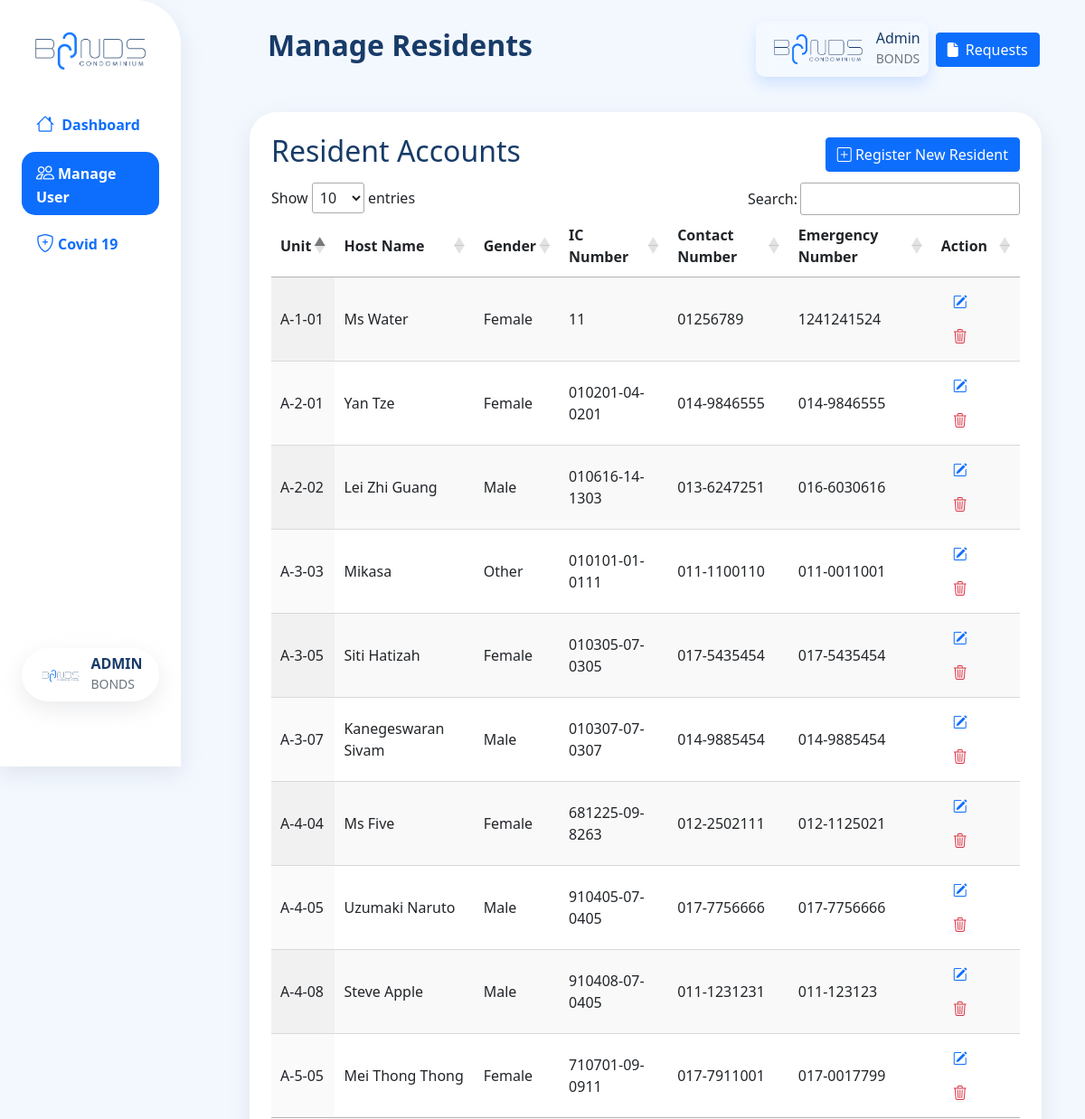
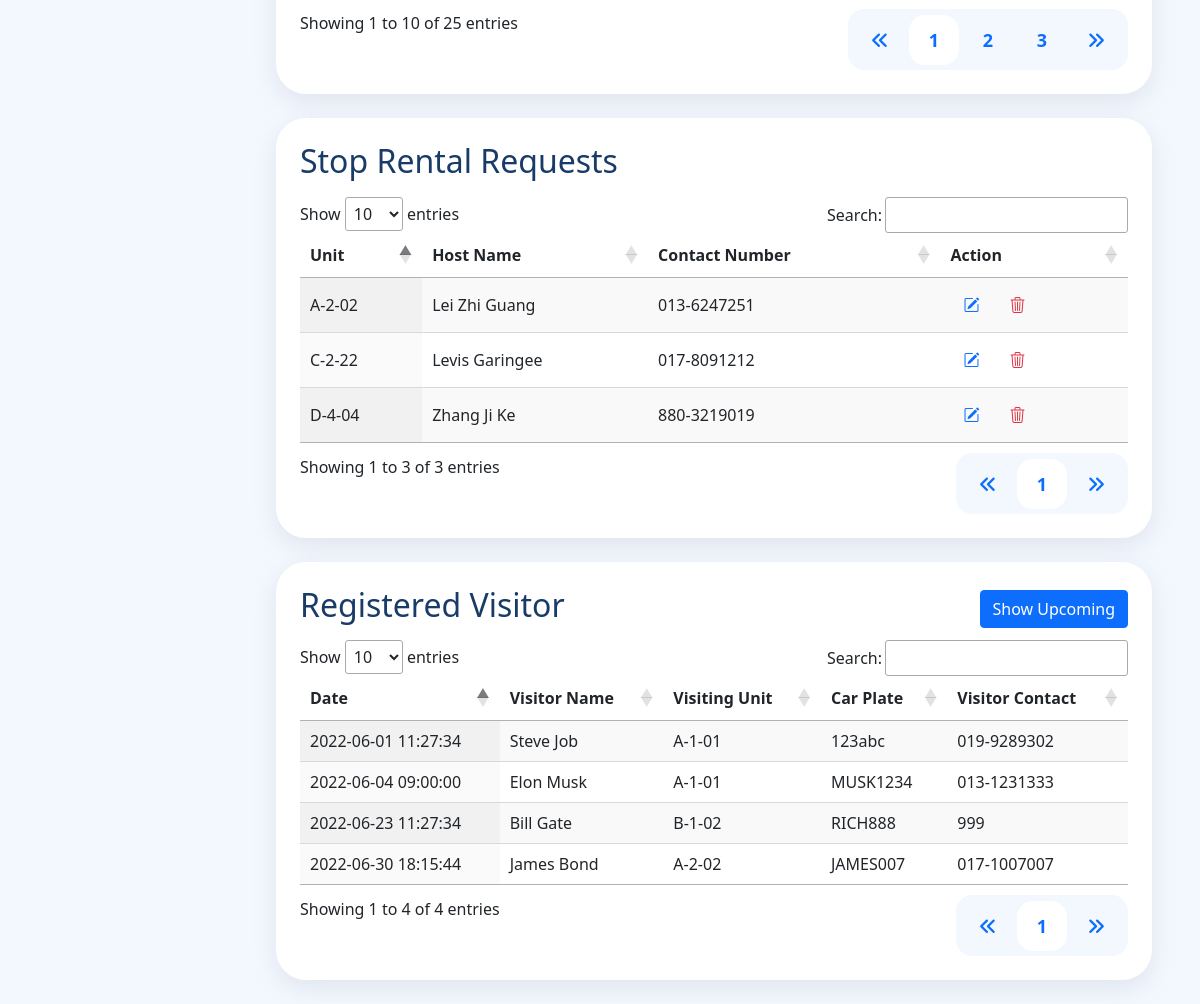
Page /admin-manageuser.php (signed in) on the committed database (2 pictures, top to bottom).
### tables this page shows
CREATE TABLE `unit` (
  `unit_no` varchar(10) NOT NULL,
  `owner_ic` varchar(20) NOT NULL,
  `car_park_id` varchar(25) NOT NULL
);

CREATE TABLE `resident` (
  `ic` varchar(20) NOT NULL,
  `name` varchar(50) NOT NULL,
  `dob` date NOT NULL,
  `gender` varchar(10) NOT NULL,
  `race` varchar(20) NOT NULL,
  `contact` varchar(20) NOT NULL,
  `emergency_contact` varchar(20) NOT NULL,
  `email` varchar(100) NOT NULL,
  `check_in_date` datetime NOT NULL,
  `profile_pic` varchar(500) NOT NULL,
  `covid_status` varchar(30) NOT NULL,
  `password` varchar(255) NOT NULL,
  `vaccine_status` varchar(30) NOT NULL,
  `rental_status` varchar(20) NOT NULL
);

CREATE TABLE `visitorpass` (
  `pass_id` int(11) NOT NULL,
  `unit` varchar(20) NOT NULL,
  `visitor_name` varchar(50) NOT NULL,
  `visitor_ic` varchar(20) NOT NULL,
  `visitor_contact` varchar(20) NOT NULL,
  `car_details` varchar(50) NOT NULL,
  `car_plate` varchar(15) NOT NULL,
  `start_time` datetime NOT NULL,
  `end_time` datetime NOT NULL,
  `visitor_num` int(11) NOT NULL
);

### admin-manageuser.php (the view, shortened to what this page needs)
<?php
    $pageTitle = "Manage Residents";
    include 'includes/admin-header.php';
?>
<div class="col-12 mycontainer mx-auto">
    <div class="title d-flex align-items-center mb-2">
        <h2>Resident Accounts</h2>
    <button type="button" class="btn btn-primary ms-auto" data-bs-toggle="modal" data-bs-target="#addResidentModal"><i
            class="bi bi-plus-square"></i> Register New Resident</button>
    </div>
    <table class="display" id="ResidentTable">
        <thead>
            <tr>
                <th scope="col">Unit</th>
                <th scope="col">Host Name</th>
                <th scope="col">Gender</th>
                <th scope="col">IC Number</th>
                <th scope="col">Contact Number</th>
                <th scope="col">Emergency Number</th>
                <th scope="col">Action</th>
            </tr>
        </thead>
        <tbody id="ResidentTableBody">
            <?php
                $data_query = mysqli_query($con, "SELECT * FROM unit INNER JOIN resident ON unit.owner_ic = resident.ic");
                if(mysqli_num_rows($data_query) > 0)
                {
                    foreach($data_query as $resident)
                    {
            ?>
                        <tr>
                            <td><?= $resident['unit_no'] ?></td>
                            <td><?= $resident['name'] ?></td>
                            <td><?= $resident['gender'] ?></td>
                            <td><?= $resident['ic'] ?></td>
                            <td><?= $resident['contact'] ?></td>
                            <td><?= $resident['emergency_contact'] ?></td>
                            <td>
                                <button type="button" value="<?=$resident['ic'];?>" class='btn editResidentBtn'><i class='bi bi-pencil-square text-primary'></i></button>
                                <button type="button" value="<?=$resident['ic'];?>" class='btn deleteResidentBtn'><i class='bi bi-trash3 text-danger'></i></button>
                            </td>
                        </tr>
            <?php
                    }
                }
            ?>
        </tbody>
    </table>
</div>
<div class="col-12 mycontainer mt-4">
    <div class="title d-flex align-items-center mb-2">
        <h2>Stop Rental Requests</h2>
    </div>
    <table class="display" id="RequestTable">
        <thead>
            <tr>
                <th scope="col">Unit</th>
                <th scope="col">Host Name</th>
                <th scope="col">Contact Number</th>
                <th scope="col">Action</th>
            </tr>
        </thead>
        <tbody id="RequestTableBody">
            <?php
                $data_query = mysqli_query($con, "SELECT * FROM unit INNER JOIN resident ON unit.owner_ic = resident.ic WHERE rental_status='request to stop'");
                if(mysqli_num_rows($data_query) > 0)
                {
                    foreach($data_query as $resident)
                    {
            ?>
                        <tr>
                            <td><?= $resident['unit_no'] ?></td>
                            <td><?= $resident['name'] ?></td>
                            <td><?= $resident['contact'] ?></td>
                            <td>
                                <button type="button" value="<?=$resident['ic'];?>" class='btn editResidentBtn'><i class='bi bi-pencil-square text-primary'></i></button>
                                <button type="button" value="<?=$resident['ic'];?>" class='btn deleteResidentBtn'><i class='bi bi-trash3 text-danger'></i></button>
                            </td>
                        </tr>
            <?php
                    }
                }
            ?>
        </tbody>
    </table>
</div>
<div class="col-12 mycontainer mt-4">
    <div class="title d-flex align-items-center mb-2">
        <h2>Registered Visitor</h2>
        <input type="button" class="btn btn-primary ms-auto" id="showUpcoming" value="Show Upcoming"/>
    </div>
    <table class="display" id="VisitorTable">
        <thead>
            <tr>
                <th scope="col">Date</th>
                <th scope="col">Visitor Name</th>
                <th scope="col">Visiting Unit</th>
                <th scope="col">Car Plate</th>
                <th scope="col">Visitor Contact</th>
            </tr>
        </thead>
        <tbody id="VisitorTableBody">
            <?php
                $data_query = mysqli_query($con, "SELECT * FROM visitorpass");
                if(mysqli_num_rows($data_query) > 0)
                {
                    foreach($data_query as $visitor)
                    {
            ?>
                        <tr>
                            <td><?= $visitor['start_time'] ?></td>
                            <td><?= $visitor['visitor_name'] ?></td>
                            <td><?= $visitor['unit'] ?></td>
                            <td><?= $visitor['car_plate'] ?></td>
                            <td><?= $visitor['visitor_contact'] ?></td>
                        </tr>
            <?php
                    }
                }
            ?>
        </tbody>
    </table>
</div>
<?php include 'includes/admin-footer.php';?>

### includes/admin-header.php (shortened to what this page needs)
<!DOCTYPE html>
<html lang="en">
<head>
    <link href="https://cdn.jsdelivr.net/npm/bootstrap@5.1.3/dist/css/bootstrap.min.css" rel="stylesheet">
    <link rel="stylesheet" href="https://cdn.jsdelivr.net/npm/bootstrap-icons@1.8.1/font/bootstrap-icons.css">
    <link rel="stylesheet" href="https://cdn.datatables.net/1.11.5/css/jquery.dataTables.min.css">
    <link rel="stylesheet" href="assets/css/admin.css">
</head>
<body>
    <div class="container-fluid">
        <div class="row flex-nowrap">
            <div class="col-auto col-md-3 col-lg-3 col-xl-2 px-sm-2 py-4 pe-4 bg-white" id="sidebar">
                <div class="d-flex flex-column align-items-center align-items-sm-start px-3 pt-2 text-white min-vh-100">
                    <a class="mx-auto" id="logo" href="admin-dashboard.php"
                        class="d-flex align-items-center pb-3 mb-md-0 me-md-auto text-decoration-none">
                        <span class="fs-5 d-none d-sm-inline"><img src="assets/images/admin.png" alt="Bonds Logo"
                                width="150"></span>
                    </a>
                    <ul class="mx-auto nav nav-pills flex-column mb-sm-auto mb-0 align-items-center align-items-sm-start mt-4"
                        id="menu">
                        <li class="nav-item mt-2">
                            <a href="admin-dashboard.php" class="nav-link  menu_a">
                                <i class="fs-5 bi bi-house"></i> <span
                                    class="fs-6 ms-1 d-none d-sm-inline">Dashboard</span>
                            </a>
                        </li>
                        <li class="nav-item mt-2">
                            <a href="admin-manageuser.php" class="nav-link menu_a">
                                <i class="fs-5 bi bi-people"></i><span class="fs-6 ms-1 d-none d-sm-inline">Manage
                                    User</span>
                            </a>
                        </li>
                        <li class="nav-item mt-2">
                            <a href="admin-managecovid.php" class="nav-link menu_a">
                                <i class="fs-5 bi bi-shield-plus"></i><span class="fs-6 ms-1 d-none d-sm-inline">Covid
                                    19</span>
                            </a>
                        </li>
                    </ul>
                    <div class="dropdown w-100 mb-5 py-md-2" id="profile">
                        <a href="#" class=" text-decoration-none d-flex align-items-center justify-content-center"
                            id="dropdownUser1" data-bs-toggle="dropdown" aria-expanded="false">
                            <div class="">
                                <img src="assets/images/admin.png" alt="profile" width=50 class="rounded-circle">
                            </div>
                            <span class="d-none d-sm-inline ps-1">
                                <div class="ms-1">
                                    <h6 class="fw-bold py-0 my-0">ADMIN</h6>
                                    <small class="text-muted py-0 my-0">BONDS</small>
                                </div>
                            </span>
                        </a>
                    </div>
                </div>
            </div>
            <div class="py-4 mx-4 col" id="right_container">
                <div class="container-fluid ps-2" id="topbar_container">
                    <nav class="navbar navbar-expand-lg navbar-light mt-3" id="topbar">
                        <div class="container-fluid">
                            <h2 class="navbar-brand fw-bolder fs-2 mydarkgreen" id="page_title"><?php echo $pageTitle; ?></h2>
                            <span class="collapse navbar-collapse" id="navbarSupportedContent">
                                <ul class="navbar-nav ms-auto align-items-center">
                                    <li class="nav-item dropdown ms-auto me-1">
                                        <a href="profile.php" class="text-decoration-none" id="dropdownUser2" data-bs-toggle="dropdown" aria-expanded="false">
                                            <div class="text-nowrap glassmorphism p-2" id="topbar_profile">
                                                <div class="d-flex">
                                                    <div class="my-auto">
                                                        <img class="rounded-circle small_profile_picture" src="assets/images/admin.png" alt="profile picture" height="40">
                                                    </div>
                                                    <div class="ms-1">
                                                        <h6 class="py-0 my-0">Admin</h6>
                                                        <small class="text-muted py-0 my-0">BONDS</small>
                                                    </div>
                                                </div>
                                            </div>
                                         </a>
                                    </li>
                                </ul>
                                <a href="https://mail.google.com/mail/u/0/" target="_blank"  title="Send Email" class="mx-1 btn btn_mygreen">
                                    <i class="fa-solid fa-file me-2"></i>Requests</a>
                            </span>
                        </div>
                    </nav>
                </div>
                <div class="container main_content_container">
                    <div class="row">

### includes/admin-footer.php (shortened to what this page needs)
                        </div>
                </div>
            </div>
        </div>
    </div>
</body>
</html>

### assets/css/admin.css (style rules this page uses)
html, body { padding: 0; margin: 0; background-color: #f3f8ff; width: 100%; height: 100vh; }
body { overflow-x: hidden; }
.mycontainer { box-shadow: rgba(149, 157, 165, 0.2) 0px 8px 24px; border-radius: 30px !important; background-color: white !important; padding: 1.5rem !important; }
.btn_mygreen, .bg_mygreen { background-color: #0d6efd; border-color: #0d6efd; color: #fff; }
a { color: #0d6efd; }
.mydarkgreen, h1, h2, h3, h4, h5, h6 { color: #183b68 !important; }
.small_profile_picture { object-fit: cover !important; }
#sidebar { border-radius: 0 50px 0 0; z-index: 20; position: fixed; box-shadow: rgba(149, 157, 165, 0.2) 0px 8px 24px; }
.nav-item { width: 100%; }
.nav-pills .nav-link.active, .nav-pills .show > .nav-link { background-color: #0d6efd; color: white; }
#menu .nav-link { border-radius: 15px; font-weight: bold; }
.nav-link { color: #0d6efd; }
#profile { box-shadow: rgba(149, 157, 165, 0.2) 0px 8px 24px; border-radius: 30px !important; background-color: white !important; }
#topbar_container { padding: 0 5% 0 0; top: 0; background-color: #f3f8ff; position: fixed; z-index: 10; }
#page_title { color: #183b68; }
@media (min-width: 576px) { #right_container { padding-left: 35%; } }
@media (min-width: 576px) { #topbar { width: 55%; } }
@media (min-width: 768px) { #right_container { padding-left: 30%; } }
@media (min-width: 768px) { #topbar { width: 70%; } }
@media (min-width: 1200px) { #right_container { padding-left: 20%; } }
@media (min-width: 1200px) { #topbar { width: 80%; } }
.glassmorphism { background: rgba(255, 255, 255, 0.15); box-shadow: 0 8px 16px 0 rgba(13, 109, 253, 0.15); backdrop-filter: blur(10px); -webkit-backdrop-filter: blur(1 4px); border-radius: 10px; border: 1px solid rgba(255, 255, 255, 0.15); cursor: pointer; }
.main_content_container { margin-top: 100px; }
#UserTableBody tr, #RequestTableBody tr, #report_table tr :hover { cursor: pointer; }

### rows in the picture
unit: unit_no "A-1-01", resident.name "Ms Water", resident.gender "Female", resident.ic "11", resident.contact "01256789", resident.emergency_contact "1241241524"
unit: unit_no "A-2-01", resident.name "Yan Tze", resident.gender "Female", resident.ic "010201-04-0201", resident.contact "014-9846555", resident.emergency_contact "014-9846555"
unit: unit_no "A-2-02", resident.name "Lei Zhi Guang", resident.gender "Male", resident.ic "010616-14-1303", resident.contact "013-6247251", resident.emergency_contact "016-6030616"
unit: unit_no "A-3-03", resident.name "Mikasa", resident.gender "Other", resident.ic "010101-01-0111", resident.contact "011-1100110", resident.emergency_contact "011-0011001"
unit: unit_no "A-3-05", resident.name "Siti Hatizah", resident.gender "Female", resident.ic "010305-07-0305", resident.contact "017-5435454", resident.emergency_contact "017-5435454"
unit: unit_no "A-3-07", resident.name "Kanegeswaran Sivam", resident.gender "Male", resident.ic "010307-07-0307", resident.contact "014-9885454", resident.emergency_contact "014-9885454"
unit: unit_no "A-4-04", resident.name "Ms Five", resident.gender "Female", resident.ic "681225-09-8263", resident.contact "012-2502111", resident.emergency_contact "012-1125021"
unit: unit_no "A-4-05", resident.name "Uzumaki Naruto", resident.gender "Male", resident.ic "910405-07-0405", resident.contact "017-7756666", resident.emergency_contact "017-7756666"
unit: unit_no "A-4-08", resident.name "Steve Apple", resident.gender "Male", resident.ic "910408-07-0405", resident.contact "011-1231231", resident.emergency_contact "011-123123"
unit: unit_no "A-5-05", resident.name "Mei Thong Thong", resident.gender "Female", resident.ic "710701-09-0911", resident.contact "017-7911001", resident.emergency_contact "017-0017799"
unit: unit_no "C-2-22", resident.name "Levis Garingee", resident.contact "017-8091212"
unit: unit_no "D-4-04", resident.name "Zhang Ji Ke", resident.contact "880-3219019"
visitorpass: start_time "2022-06-04 09:00:00", visitor_name "Elon Musk", unit "A-1-01", car_plate "MUSK1234", visitor_contact "013-1231333"
visitorpass: start_time "2022-06-23 11:27:34", visitor_name "Bill Gate", unit "B-1-02", car_plate "RICH888", visitor_contact "999"
visitorpass: start_time "2022-06-01 11:27:34", visitor_name "Steve Job", unit "A-1-01", car_plate "123abc", visitor_contact "019-9289302"
visitorpass: start_time "2022-06-30 18:15:44", visitor_name "James Bond", unit "A-2-02", car_plate "JAMES007", visitor_contact "017-1007007"

### other values in the picture
$pageTitle "Manage Residents"
